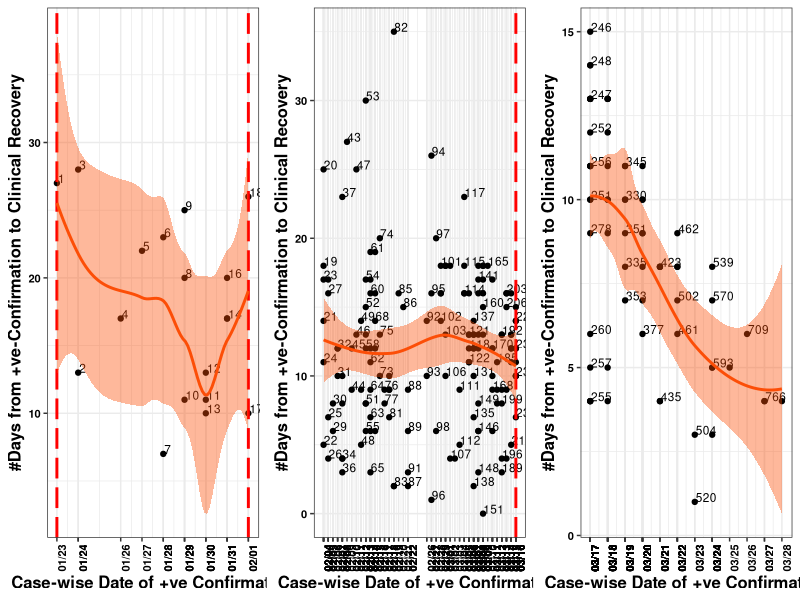

Write R code to recreate this figure.
###############################################
requiredPackages = c('ggplot2','scales','gridExtra')
package.check <- lapply(
  requiredPackages,
  FUN = function(x) {
    if (!require(x, character.only = TRUE)) {
      install.packages(x, dependencies = TRUE)
      library(x, character.only = TRUE)
    }
  }
)
###############################################
setwd("~/COVID19-Singapore-master/Data") # Setting Working Directory
COVID_DATA <- read.csv('SortedRecoveryData.csv', sep=",", header = TRUE, fileEncoding="UTF-8-BOM")   

##################### Period_I ##################################################### 
subset <- COVID_DATA$Period_Confirmed == 'P_I'
COVID <- COVID_DATA[subset,]
p1 <- qplot(data=COVID,x=as.Date(COVID_Confirm_Date),y=DaysInHospital, label = PatientID, geom=("point"), hjust=0, vjust=0)+ 
     geom_text(check_overlap = TRUE, size = 3, hjust = 0, nudge_x = 0.05)+ 
     scale_x_date(breaks = as.Date(COVID$COVID_Confirm_Date), labels = date_format("%m/%d")) + 
     theme(axis.text.x = element_text(angle = 90)) +
     geom_vline(xintercept=c(as.numeric(as.Date("2020-01-23")),as.numeric(as.Date("2020-02-01")), as.numeric(as.Date("2020-03-16"))),linetype=5, size =1, colour="red") +
      xlab("Case-wise Date of +ve Confirmation") +
          ylab("#Days from +ve-Confirmation to Clinical Recovery") +
          #ggtitle ("Clinical Recovery") +     
          theme_bw() +      
          theme(axis.text.x = element_text(face="bold", color="black", size=8, angle = 90),
                axis.text.y = element_text(face="bold", color="black", size=8),
                axis.title=element_text(size=12,face="bold")
               ) 
     
     
 
Newp1<- p1 + stat_smooth(color = "#FC4E07", fill = "#FC4E07", method = "loess")
#####################################################################################
##################### Period_II #####################################################
subset <- COVID_DATA$Period_Confirmed == 'P_II'
COVID <- COVID_DATA[subset,]
p2 <- qplot(data=COVID,x=as.Date(COVID_Confirm_Date),y=DaysInHospital, label = PatientID, geom=("point"), hjust=0, vjust=0)+ 
     geom_text(check_overlap = TRUE, size = 3, hjust = 0, nudge_x = 0.05)+ 
     scale_x_date(breaks = as.Date(COVID$COVID_Confirm_Date), labels = date_format("%m/%d")) + 
     theme(axis.text.x = element_text(angle = 90)) +
     geom_vline(xintercept=c(as.numeric(as.Date("2020-01-23")),as.numeric(as.Date("2020-02-01")), as.numeric(as.Date("2020-03-16"))),linetype=5, size =1, colour="red") +
      xlab("Case-wise Date of +ve Confirmation") +
          ylab("#Days from +ve-Confirmation to Clinical Recovery") +
          #ggtitle ("Clinical Recovery") +     
          theme_bw() +      
          theme(axis.text.x = element_text(face="bold", color="black", size=8, angle = 90),
                axis.text.y = element_text(face="bold", color="black", size=8),
                axis.title=element_text(size=12,face="bold")
               ) 
     
     
 
Newp2<- p2 + stat_smooth(color = "#FC4E07", fill = "#FC4E07", method = "loess")
######################################################################################
##################### Period_III ##################################################### 
subset <- COVID_DATA$Period_Confirmed == 'P_III'
COVID <- COVID_DATA[subset,]
p3 <- qplot(data=COVID,x=as.Date(COVID_Confirm_Date),y=DaysInHospital, label = PatientID, geom=("point"), hjust=0, vjust=0)+ 
     geom_text(check_overlap = TRUE, size = 3, hjust = 0, nudge_x = 0.05)+ 
     scale_x_date(breaks = as.Date(COVID$COVID_Confirm_Date), labels = date_format("%m/%d")) + 
     theme(axis.text.x = element_text(angle = 90)) +
     #geom_vline(xintercept=c(as.numeric(as.Date("2020-01-23")),as.numeric(as.Date("2020-02-01")), as.numeric(as.Date("2020-03-16"))),linetype=5, size =1, colour="red") +
     geom_vline(xintercept=c(as.numeric(as.Date("2020-01-23")),as.numeric(as.Date("2020-02-01")), as.numeric(as.Date("2020-03-16"))),linetype=5, size =1, colour="black") +
      xlab("Case-wise Date of +ve Confirmation") +
          ylab("#Days from +ve-Confirmation to Clinical Recovery") +
          #ggtitle ("Clinical Recovery") +     
          theme_bw() +      
          theme(axis.text.x = element_text(face="bold", color="black", size=8, angle = 90),
                axis.text.y = element_text(face="bold", color="black", size=8),
                axis.title=element_text(size=12,face="bold")
               ) 
     
     
 
Newp3<- p3 + stat_smooth(color = "#FC4E07", fill = "#FC4E07", method = "loess")


pdf("~/COVID19-Singapore-master/Loess-Curve-3Periods.pdf", width = 8, height  = 6)
grid.arrange(Newp1, Newp2, Newp3, ncol = 3, nrow = 1)
dev.off()
rm(list=ls())
########################################################################################
